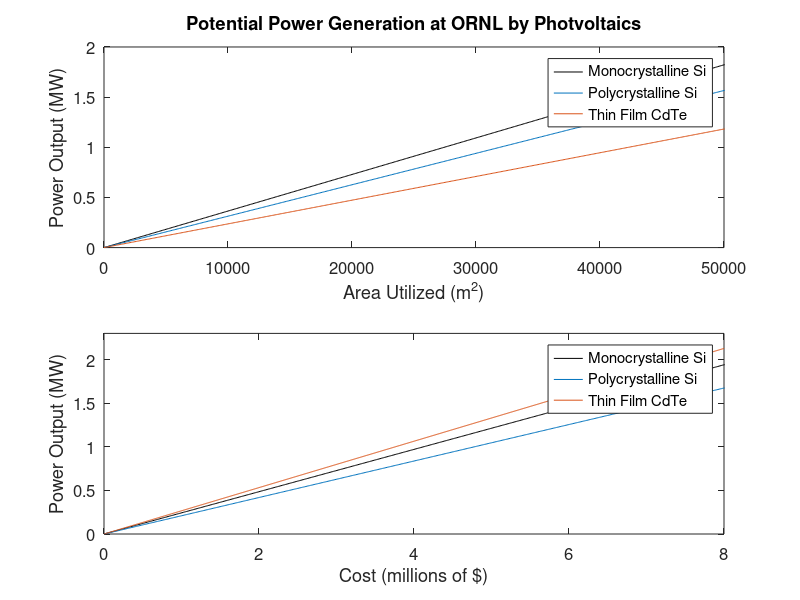

Write MATLAB code to recreate this figure.
close all
clear all

%solar panel breakdown:
%type =  [efficiency, $/m^2]
%thin film CdTe - DM 77W CdTe Solar Module from DM Solar
tf = [.12 64/.72];
%monocrystalline Si - Hyundai 270w Mono Solar Module from DM solar
msi = [.185 243/1.617];
%polycrystalline Si - REC 315 PE-72 Solar Panel from Beyond Oil Solar
psi = [.159 292/1.95];


area = 0 : 100 : 90000; %m^2


%if we use 4.3 kWh/m^2/day, then an average TN day gives 197 W/m^2.

%max power (MW)
MP_tf = 197*area.*tf(1)/1000000;
MP_msi = 197*area.*msi(1)/1000000;
MP_psi = 197*area.*psi(1)/1000000;

%cost (millions of $)
cost_tf = area.*tf(2)./1000000;
cost_msi = area.*msi(2)./1000000;
cost_psi = area.*psi(2)./1000000;


subplot(2,1,1)
plot(area, MP_msi,'k')
hold on
plot(area, MP_psi)
plot(area, MP_tf)
legend('Monocrystalline Si','Polycrystalline Si','Thin Film CdTe')
box on
xlabel('Area Utilized (m^2)')
ylabel('Power Output (MW)')
set(gca,'FontSize',12)
title('Potential Power Generation at ORNL by Photvoltaics')
axis([0 50000 0 2])

subplot(2,1,2)
plot(cost_msi, MP_msi, 'k',cost_psi, MP_psi, cost_tf,  MP_tf )
legend('Monocrystalline Si','Polycrystalline Si','Thin Film CdTe')
box on
xlabel('Cost (millions of $)')
ylabel('Power Output (MW)')
set(gca,'FontSize',12)
axis([0 8 0 2.3])
